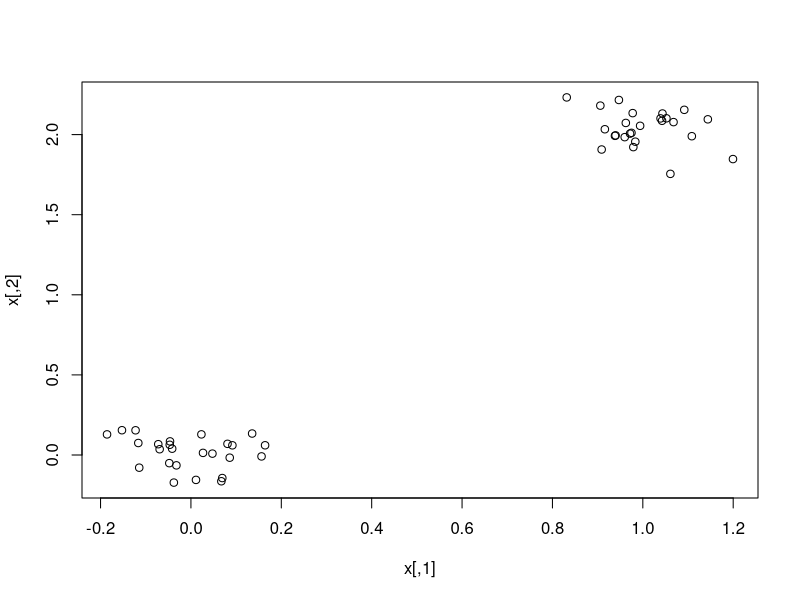
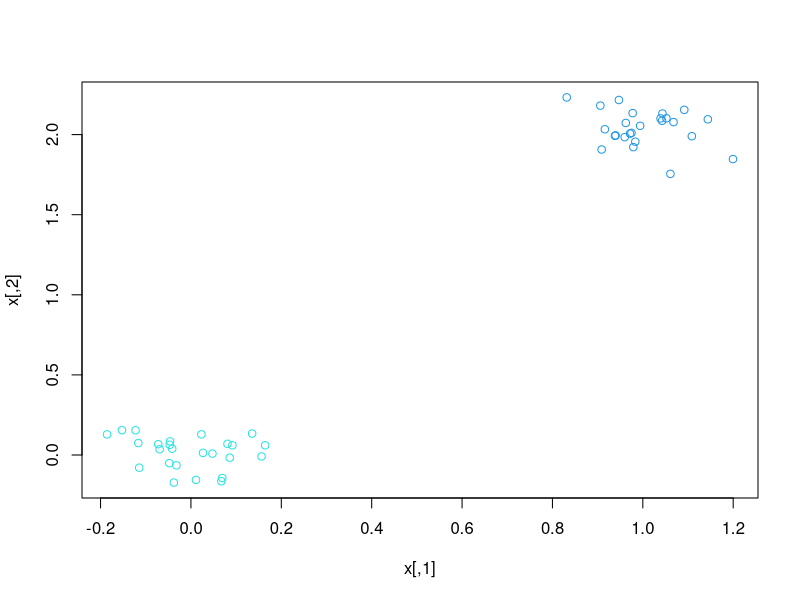

Recreate these plots in R, in order.
ap <- function(x,lamda){
  #similarity:s;responsibility:r;avalability:a
  n <- nrow(x)
  s <- -dist(x)
  med <- median(s)
  s <- as.matrix(s)
  diag(s) <- med
  a <- diag(0,n)
  r <- diag(0,n)
  r_new <- a
  a_new <- r
  ir <- 0
  while(ir<=100){
    for(i in 1:n){
      for(k in 1:n){
        r_new[i,k] <- s[i,k]-max(a[i,-k]+s[i,-k])
        z <- r[,k]
        if(i==k){
          a_new[i,k] <- sum(z[-k][z[-k]>0])
        }else{
          a_new[i,k] <- min(0,r[k,k]+sum(z[-c(i,k)][z[-c(i,k)]>0]))
        }
      }
    }
    r <- lamda*r+(1-lamda)*r_new
    a <- lamda*a+(1-lamda)*a_new
    ir <- ir+1
  }
  c <- apply(a+r,1,which.max)
  return(c)
}

x <- cbind(c(0,1)+rnorm(50,sd=0.1),c(0,2)+rnorm(50,sd=0.1))
plot(x)
c <- ap(x,0.9)
plot(x,col=c)
